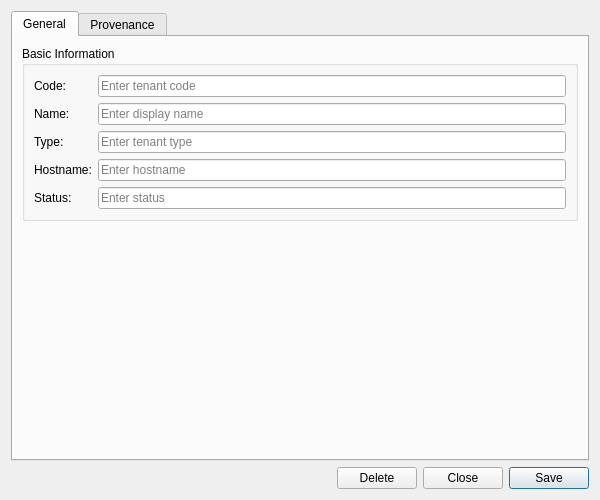
<?xml version="1.0" encoding="UTF-8"?>
<ui version="4.0">
 <class>TenantDetailDialog</class>
 <widget class="QWidget" name="TenantDetailDialog">
  <property name="geometry">
   <rect>
    <x>0</x>
    <y>0</y>
    <width>600</width>
    <height>500</height>
   </rect>
  </property>
  <property name="sizePolicy">
   <sizepolicy hsizetype="Preferred" vsizetype="Preferred">
    <horstretch>0</horstretch>
    <verstretch>0</verstretch>
   </sizepolicy>
  </property>
  <property name="minimumSize">
   <size>
    <width>600</width>
    <height>500</height>
   </size>
  </property>
  <property name="windowTitle">
   <string>Tenant Details</string>
  </property>
  <layout class="QVBoxLayout" name="verticalLayout">
   <item>
    <widget class="QTabWidget" name="tabWidget">
     <property name="currentIndex"><number>0</number></property>
     <widget class="QWidget" name="generalTab">
      <attribute name="title"><string>General</string></attribute>
      <layout class="QVBoxLayout" name="generalLayout">
       <item>
        <widget class="QGroupBox" name="basicInfoGroup">
         <property name="title">
          <string>Basic Information</string>
         </property>
         <layout class="QFormLayout" name="formLayout">
          <item row="0" column="0">
           <widget class="QLabel" name="labelCode">
            <property name="text">
             <string>Code:</string>
            </property>
           </widget>
          </item>
          <item row="0" column="1">
           <widget class="QLineEdit" name="codeEdit">
            <property name="placeholderText">
             <string>Enter tenant code</string>
            </property>
            <property name="readOnly">
             <bool>true</bool>
            </property>
           </widget>
          </item>
          <item row="1" column="0">
           <widget class="QLabel" name="labelName">
            <property name="text">
             <string>Name:</string>
            </property>
           </widget>
          </item>
          <item row="1" column="1">
           <widget class="QLineEdit" name="nameEdit">
            <property name="placeholderText">
             <string>Enter display name</string>
            </property>
           </widget>
          </item>
          <item row="2" column="0">
           <widget class="QLabel" name="labelType">
            <property name="text">
             <string>Type:</string>
            </property>
           </widget>
          </item>
          <item row="2" column="1">
           <widget class="QLineEdit" name="typeEdit">
            <property name="placeholderText">
             <string>Enter tenant type</string>
            </property>
           </widget>
          </item>
          <item row="3" column="0">
           <widget class="QLabel" name="labelHostname">
            <property name="text">
             <string>Hostname:</string>
            </property>
           </widget>
          </item>
          <item row="3" column="1">
           <widget class="QLineEdit" name="hostnameEdit">
            <property name="placeholderText">
             <string>Enter hostname</string>
            </property>
           </widget>
          </item>
          <item row="4" column="0">
           <widget class="QLabel" name="labelStatus">
            <property name="text">
             <string>Status:</string>
            </property>
           </widget>
          </item>
          <item row="4" column="1">
           <widget class="QLineEdit" name="statusEdit">
            <property name="placeholderText">
             <string>Enter status</string>
            </property>
           </widget>
          </item>
         </layout>
        </widget>
       </item>
       <item>
        <spacer name="verticalSpacer">
         <property name="orientation">
          <enum>Qt::Vertical</enum>
         </property>
         <property name="sizeHint" stdset="0">
          <size>
           <width>20</width>
           <height>40</height>
          </size>
         </property>
        </spacer>
       </item>
      </layout>
     </widget>
     <widget class="QWidget" name="provenanceTab">
      <attribute name="title"><string>Provenance</string></attribute>
      <layout class="QVBoxLayout" name="provenanceTabLayout">
       <item>
        <widget class="ores::qt::ProvenanceWidget" name="provenanceWidget" native="true"/>
       </item>
      </layout>
     </widget>
    </widget>
   </item>
   <item>
    <layout class="QHBoxLayout" name="buttonLayout">
     <item>
      <spacer name="horizontalSpacer">
       <property name="orientation">
        <enum>Qt::Horizontal</enum>
       </property>
       <property name="sizeHint" stdset="0">
        <size>
         <width>40</width>
         <height>20</height>
        </size>
       </property>
      </spacer>
     </item>
     <item>
      <widget class="QPushButton" name="deleteButton">
       <property name="text">
        <string>Delete</string>
       </property>
      </widget>
     </item>
     <item>
      <widget class="QPushButton" name="closeButton">
       <property name="text">
        <string>Close</string>
       </property>
      </widget>
     </item>
     <item>
      <widget class="QPushButton" name="saveButton">
       <property name="text">
        <string>Save</string>
       </property>
       <property name="default">
        <bool>true</bool>
       </property>
      </widget>
     </item>
    </layout>
   </item>
  </layout>
 </widget>
 <customwidgets>
  <customwidget>
   <class>ores::qt::ProvenanceWidget</class>
   <extends>QWidget</extends>
   <header>ores.qt/ProvenanceWidget.hpp</header>
  </customwidget>
 </customwidgets>
 <resources/>
 <connections/>
</ui>
